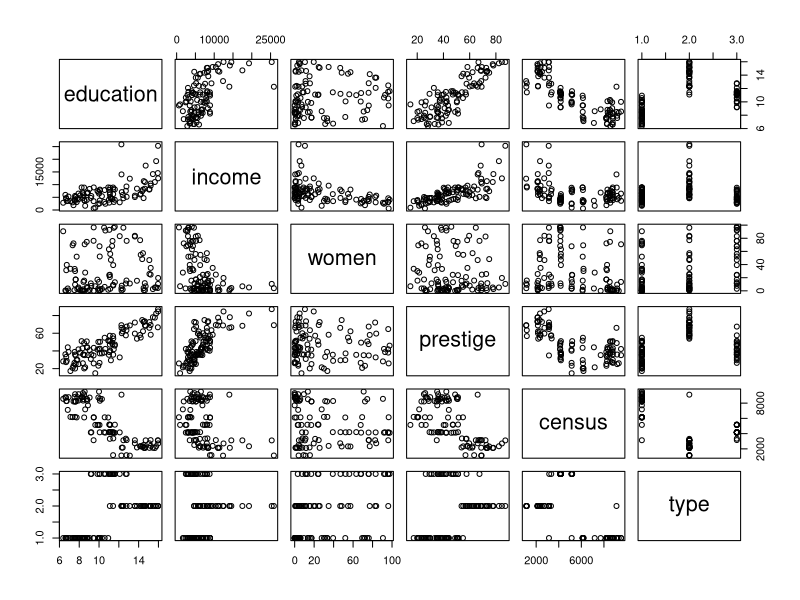
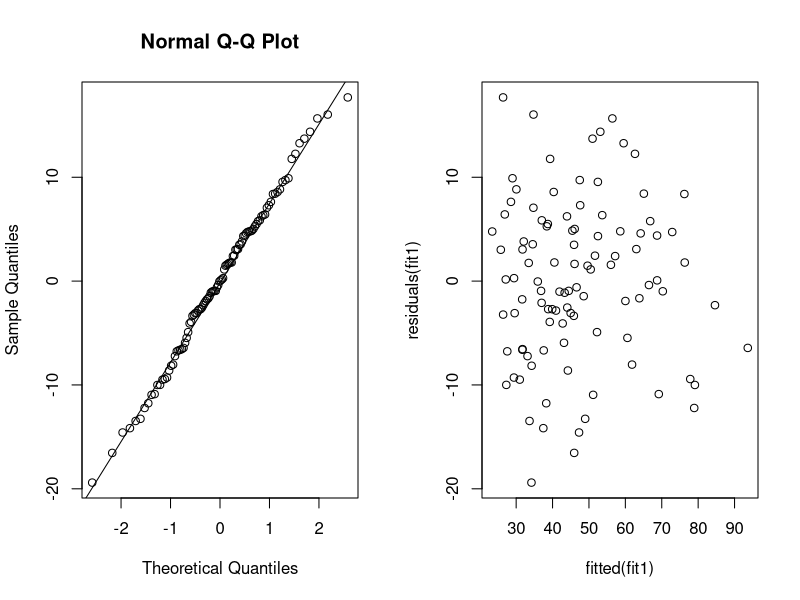
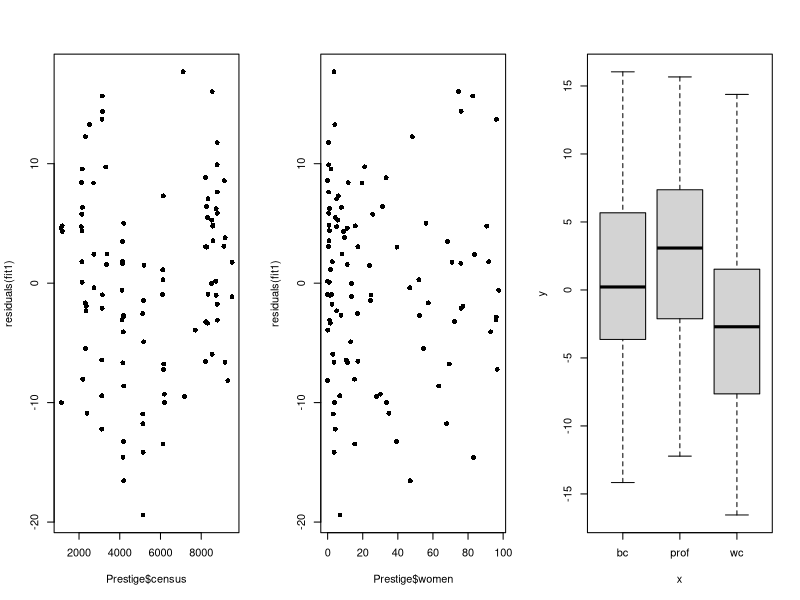
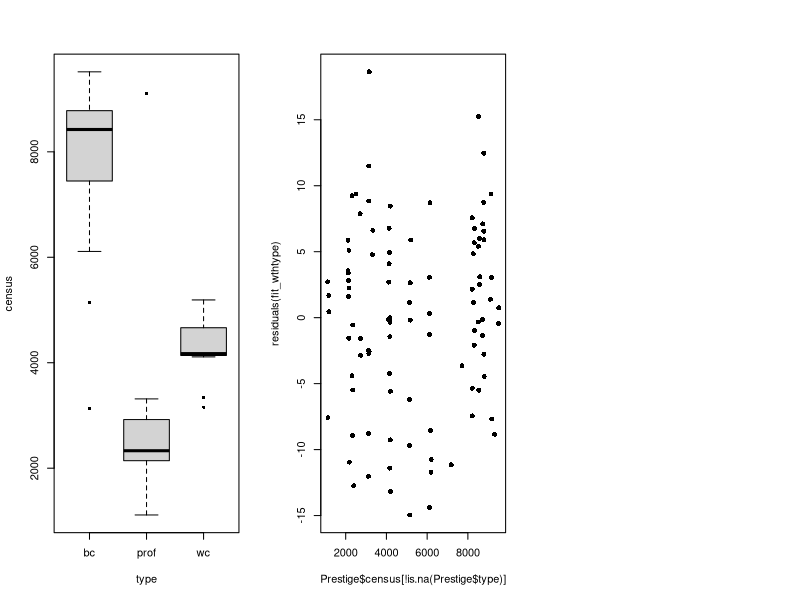
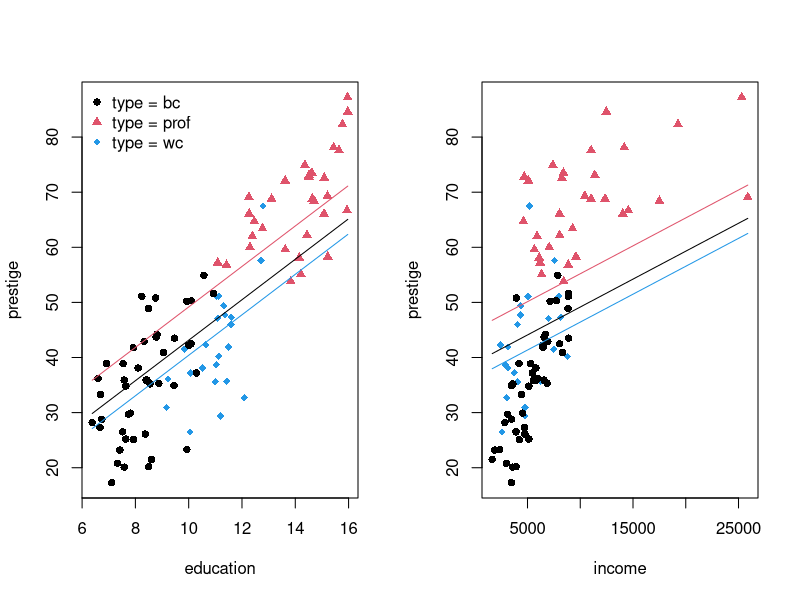
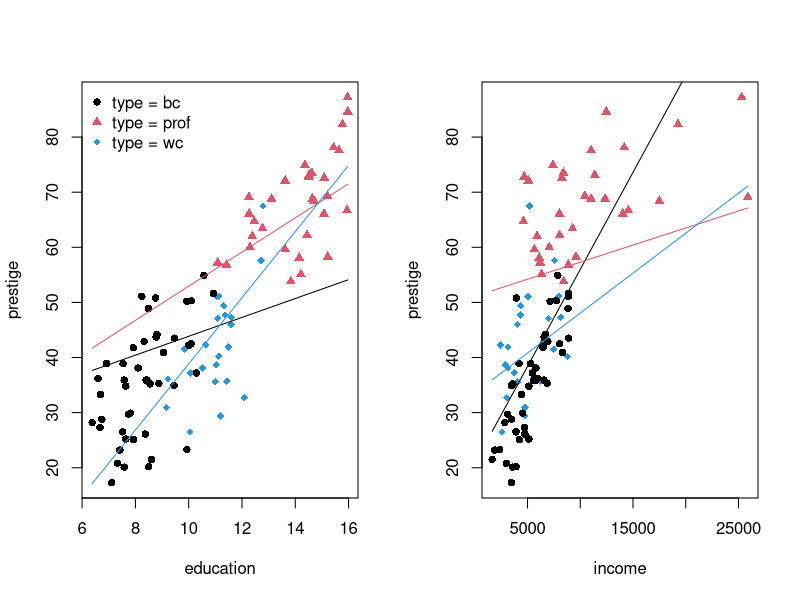
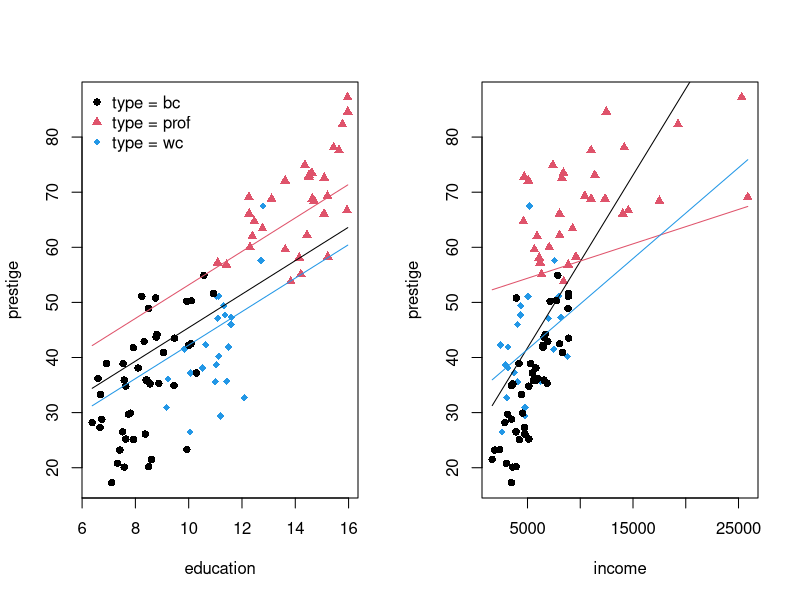
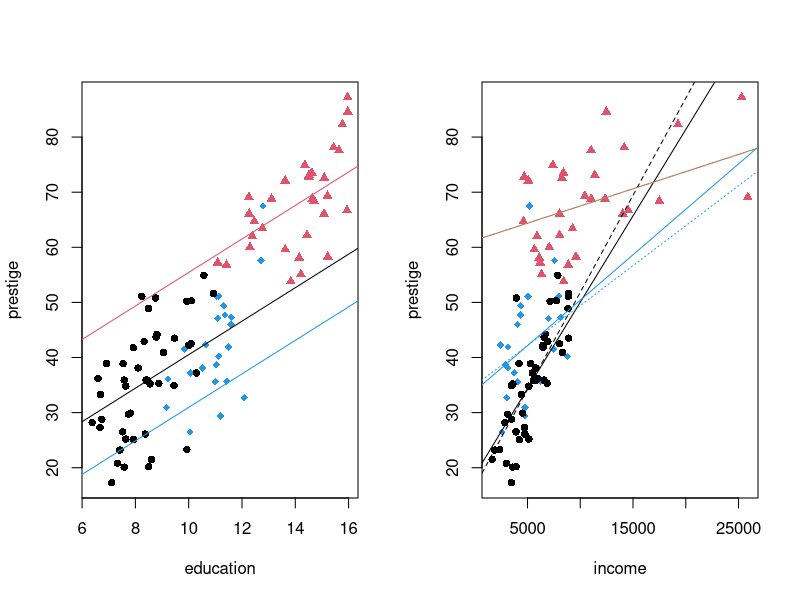

R code for these plots, in order:
## ---- chunk 1
knitr::opts_chunk$set(echo = TRUE)
## ---- chunk 2
data(Prestige, package = "carData")
# help(Prestige, package = "carData")
# Prestige <- read.table("prestige.csv", sep =",")
plot(Prestige)
head(Prestige)
## ---- chunk 3
fit1 <- lm(prestige ~ education+income, data = Prestige)
## ---- chunk 4
summary(fit1)
# par(mfrow=c(2,2)); plot(fit1)
par(mfrow=c(1,2))
qqnorm(residuals(fit1)); qqline(residuals(fit1))
plot(fitted(fit1), residuals(fit1))
## ---- chunk 5
par(mfrow=c(1,3),pch=16)
plot(Prestige$census, residuals(fit1))
plot(Prestige$women, residuals(fit1))
plot(Prestige$type, residuals(fit1))
## ---- chunk 6
fit_wthcensus <- lm(prestige ~ education+income+census, data = Prestige)
summary(fit_wthcensus)
## ---- chunk 7
fit_wthtype <- lm(prestige ~ education+income+type, data = Prestige)
summary(fit_wthtype)
## ---- chunk 8
AIC(fit1); AIC(fit_wthcensus); AIC(fit_wthtype)
## ---- chunk 9
AIC(fit1, fit_wthcensus, fit_wthtype)
## ---- chunk 10
Prestige[is.na(Prestige$type),]
dim(fit_wthcensus$model)
dim(fit_wthtype$model)
## ---- chunk 11
# specify a smaller dataset 
sfit1 <- lm(prestige ~ education+income, data = Prestige[!is.na(Prestige$type),])
# use the subset option in lm
sfit_wthcensus <- lm(prestige ~ education+income+census, data = Prestige, subset = !is.na(Prestige$type))
dim(sfit1$model); dim(sfit_wthcensus$model)
# ok 
## ---- chunk 12
AIC(sfit1, sfit_wthcensus, fit_wthtype)
## ---- chunk 13
anova(sfit1,fit_wthtype)
## ---- chunk 14
plot(census~type,data=Prestige)
## ---- chunk 15
plot(Prestige$census[!is.na(Prestige$type)], 
     residuals(fit_wthtype))
## ---- chunk 16
## rewrite the dataset to only include complete information 
Prestige <- Prestige[!is.na(Prestige$type),]
# what is type 
class(Prestige$type)
table(Prestige$type)
fit_wthtype$coefficients
cmod <- signif(fit_wthtype$coefficients,2)
## ---- chunk 17
head(model.matrix(fit_wthtype))
colSums(model.matrix(fit_wthtype))[4:5]
## ---- chunk 18
par(mfrow=c(1,2))
plot(prestige~education, data=Prestige[!is.na(Prestige$type),], 
     pch=16+ifelse(Prestige$type == "prof",1,0)+ifelse(Prestige$type == "wc",2,0), 
     col=1+ifelse(Prestige$type == "prof",1,0)+ifelse(Prestige$type == "wc",3,0))
#### add the three lines evaluated at mean income
nd <- data.frame(education = rep(seq(min(Prestige$education),max(Prestige$education), 
                                     length.out=40), times=3), 
                 income = rep(mean(Prestige$income), 40*3),
                 type = rep(levels(Prestige$type), each=40))
lines(nd$education[nd$type == "bc"], predict(fit_wthtype,nd[nd$type == "bc",]))
lines(nd$education[nd$type == "prof"], predict(fit_wthtype,nd[nd$type == "prof",]),col=2)
lines(nd$education[nd$type == "wc"], predict(fit_wthtype,nd[nd$type == "wc",]),col=4)
legend("topleft", col = c(1,2,4), pch = c(16,17,18), bty = "n", 
       legend = c("type = bc", "type = prof","type = wc"))
plot(prestige~income, data=Prestige[!is.na(Prestige$type),], 
     pch=16+ifelse(Prestige$type == "prof",1,0)+ifelse(Prestige$type == "wc",2,0), 
     col=1+ifelse(Prestige$type == "prof",1,0)+ifelse(Prestige$type == "wc",3,0))
#### add the three lines evaluated at mean income
nd <- data.frame(education = rep(mean(Prestige$education), 40*3),
                 income = rep(seq(min(Prestige$income),max(Prestige$income), 
                                     length.out=40), times=3), 
                 type = rep(levels(Prestige$type), each=40))
lines(nd$income[nd$type == "bc"], predict(fit_wthtype,nd[nd$type == "bc",]))
lines(nd$income[nd$type == "prof"], predict(fit_wthtype,nd[nd$type == "prof",]),col=2)
lines(nd$income[nd$type == "wc"], predict(fit_wthtype,nd[nd$type == "wc",]),col=4)
## ---- chunk 19
fit_intrall <- lm(prestige~education+income+type+education:type+income:type, data = Prestige)
# summary(fit_intrall)
#### guardiamo la matrice di disegno
head(model.matrix(fit_intrall))
colSums(model.matrix(fit_intrall))
sum(Prestige$income[Prestige$type == "wc"], na.rm=TRUE)
## ---- chunk 20
summary(fit_intrall)
## ---- chunk 21
anova(fit_wthtype, fit_intrall)
#  anche AIC indica che fit_intrall è da preferire 
AIC(fit_wthtype, fit_intrall)
## ---- chunk 22
par(mfrow=c(1,2))
plot(prestige~education, data=Prestige[!is.na(Prestige$type),], 
     pch=16+ifelse(Prestige$type == "prof",1,0)+ifelse(Prestige$type == "wc",2,0), 
     col=1+ifelse(Prestige$type == "prof",1,0)+ifelse(Prestige$type == "wc",3,0))
#### add the three lines evaluated at mean income
nd <- data.frame(education = rep(seq(min(Prestige$education),max(Prestige$education), 
                                     length.out=40), times=3), 
                 income = rep(mean(Prestige$income), 40*3),
                 type = rep(levels(Prestige$type), each=40))
lines(nd$education[nd$type == "bc"], predict(fit_intrall,nd[nd$type == "bc",]))
lines(nd$education[nd$type == "prof"], predict(fit_intrall,nd[nd$type == "prof",]),col=2)
lines(nd$education[nd$type == "wc"], predict(fit_intrall,nd[nd$type == "wc",]),col=4)
legend("topleft", col = c(1,2,4), pch = c(16,17,18), bty = "n", 
       legend = c("type = bc", "type = prof","type = wc"))
plot(prestige~income, data=Prestige[!is.na(Prestige$type),], 
     pch=16+ifelse(Prestige$type == "prof",1,0)+ifelse(Prestige$type == "wc",2,0), 
     col=1+ifelse(Prestige$type == "prof",1,0)+ifelse(Prestige$type == "wc",3,0))
#### add the three lines evaluated at mean income
nd <- data.frame(education = rep(mean(Prestige$education), 40*3),
                 income = rep(seq(min(Prestige$income),max(Prestige$income), 
                                     length.out=40), times=3), 
                 type = rep(levels(Prestige$type), each=40))
lines(nd$income[nd$type == "bc"], predict(fit_intrall,nd[nd$type == "bc",]))
lines(nd$income[nd$type == "prof"], predict(fit_intrall,nd[nd$type == "prof",]),col=2)
lines(nd$income[nd$type == "wc"], predict(fit_intrall,nd[nd$type == "wc",]),col=4)
## ---- chunk 23
fit_intred <- lm(prestige~education+income+type+education:type, data = Prestige)
#summary(fit_intred)
fit_intrinc <- lm(prestige~education+income+type+income:type, data = Prestige)
#summary(fit_intrinc)
## ---- chunk 24
anova(fit_intred, fit_intrall)
## ---- chunk 25
anova(fit_intrinc, fit_intrall)
## ---- chunk 26
anova(fit_wthtype, fit_intrinc)
## ---- chunk 27
summary(fit_intrinc)
## ---- chunk 28
AIC(fit_wthtype, fit_intred, fit_intrinc, fit_intrall)
BIC(fit_wthtype, fit_intred, fit_intrinc, fit_intrall)
summary(fit_wthtype)$adj.r.square; summary(fit_intred)$adj.r.square
summary(fit_intrinc)$adj.r.square; summary(fit_intrall)$adj.r.square
## ---- chunk 29
par(mfrow=c(1,2))
plot(prestige~education, data=Prestige[!is.na(Prestige$type),], 
     pch=16+ifelse(Prestige$type == "prof",1,0)+ifelse(Prestige$type == "wc",2,0), 
     col=1+ifelse(Prestige$type == "prof",1,0)+ifelse(Prestige$type == "wc",3,0))
#### add the three lines evaluated at mean income
nd <- data.frame(education = rep(seq(min(Prestige$education),max(Prestige$education), 
                                     length.out=40), times=3), 
                 income = rep(mean(Prestige$income), 40*3),
                 type = rep(levels(Prestige$type), each=40))
lines(nd$education[nd$type == "bc"], predict(fit_intrinc,nd[nd$type == "bc",]))
lines(nd$education[nd$type == "prof"], predict(fit_intrinc,nd[nd$type == "prof",]),col=2)
lines(nd$education[nd$type == "wc"], predict(fit_intrinc,nd[nd$type == "wc",]),col=4)
legend("topleft", col = c(1,2,4), pch = c(16,17,18), bty = "n", 
       legend = c("type = bc", "type = prof","type = wc"))
plot(prestige~income, data=Prestige[!is.na(Prestige$type),], 
     pch=16+ifelse(Prestige$type == "prof",1,0)+ifelse(Prestige$type == "wc",2,0), 
     col=1+ifelse(Prestige$type == "prof",1,0)+ifelse(Prestige$type == "wc",3,0))
#### add the three lines evaluated at mean income
nd <- data.frame(education = rep(mean(Prestige$education), 40*3),
                 income = rep(seq(min(Prestige$income),max(Prestige$income), 
                                     length.out=40), times=3), 
                 type = rep(levels(Prestige$type), each=40))
lines(nd$income[nd$type == "bc"], predict(fit_intrinc,nd[nd$type == "bc",]))
lines(nd$income[nd$type == "prof"], predict(fit_intrinc,nd[nd$type == "prof",]),col=2)
lines(nd$income[nd$type == "wc"], predict(fit_intrinc,nd[nd$type == "wc",]),col=4)
## ---- chunk 30
par(mfrow=c(1,2))
cvec <- fit_intrinc$coefficients # vecto of coefs 
#### add the three lines evaluated at mean income, BUT 
### income is not the same across the three groups
### take group mean 
(minvec <- tapply(Prestige$income, Prestige$type,mean))
plot(prestige~education, data=Prestige[!is.na(Prestige$type),], 
     pch=16+ifelse(Prestige$type == "prof",1,0)+ifelse(Prestige$type == "wc",2,0), 
     col=1+ifelse(Prestige$type == "prof",1,0)+ifelse(Prestige$type == "wc",3,0))
abline(cvec[1]+cvec[3]*minvec[1],cvec[2])
abline(cvec[1]+cvec[3]*minvec[2]+cvec[4]+cvec[6]*minvec[2],cvec[2], col = 2)
abline(cvec[1]+cvec[3]*minvec[3]+cvec[5]+cvec[7]*minvec[2],cvec[2], col = 4)
### education is not equal across groups 
(medvec <- tapply(Prestige$education, Prestige$type,mean))
plot(prestige~income, data=Prestige[!is.na(Prestige$type),], 
     pch=16+ifelse(Prestige$type == "prof",1,0)+ifelse(Prestige$type == "wc",2,0), 
     col=1+ifelse(Prestige$type == "prof",1,0)+ifelse(Prestige$type == "wc",3,0))
abline(cvec[1]+cvec[2]*medvec[1],cvec[3])
abline(cvec[1]+cvec[2]*medvec[2]+cvec[4],cvec[3]+cvec[6], col = 2)
abline(cvec[1]+cvec[2]*medvec[3]+cvec[5],cvec[3]+cvec[7], col = 4)

### what would the lines look like if we had fitted each group separately? 
l1 <- lm(prestige ~ education + income, data = Prestige, subset = (type == "bc"))$coef
abline(l1[1]+l1[2]*medvec[1], l1[3], lty = 2)
l2 <- lm(prestige ~ education + income, data = Prestige, subset = (type == "prof"))$coef
abline(l2[1]+l2[2]*medvec[2], l2[3], lty = 3, col = 3)
l3 <- lm(prestige ~ education + income, data = Prestige, subset = (type == "wc"))$coef
abline(l3[1]+l3[2]*medvec[3], l3[3], lty = 3, col = 4)
# not too far off.... 
## ---- chunk 31
class(Prestige$type)
table(Prestige$type)
levels(Prestige$type)
Prestige$newtype <- factor(Prestige$type, levels = c("prof","wc","bc"))
table(Prestige$newtype)
## ---- chunk 32
fit_newlevels <- lm(prestige ~ education + income + newtype, data = Prestige)
fit_newlevels$coefficients
## ---- chunk 33
fit_newlevels$coefficients
fit_wthtype$coefficients
nd <- data.frame(education = rep(mean(Prestige$education),3),
                 income = rep(mean(Prestige$income),3),
                 type = c("bc","prof","wc"),
                 newtype = c("bc","prof","wc"))
predict(fit_wthtype, nd)
predict(fit_newlevels, nd)
## ---- chunk 34
head(model.matrix(fit_wthtype))
head(model.matrix(fit_newlevels))
